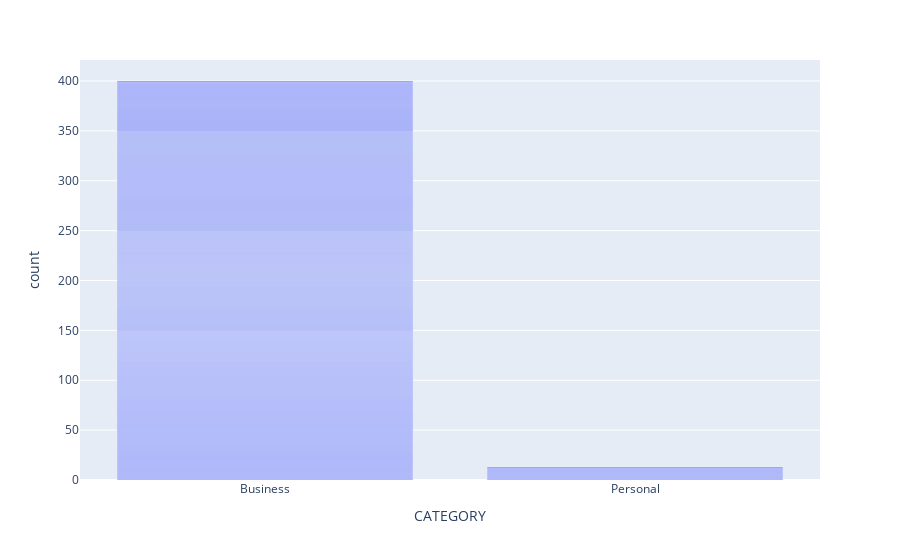

The notebook cell this image was saved under:
### Code cell
px.bar(df['CATEGORY'],x='CATEGORY')

### Figure 1 — Plotly figure (JSON) as saved in the notebook; plotly's stock layout.template omitted (floating-point values rounded to 4 significant figures; data arrays with more than 128 entries replaced by an {"elided": "..."} marker saying what was removed)
{"data": [{"alignmentgroup": "True", "hovertemplate": "CATEGORY=%{x}<br>count=%{y}<extra></extra>", "legendgroup": "", "marker": {"color": "#636efa", "pattern": {"shape": ""}}, "name": "", "offsetgroup": "", "orientation": "v", "showlegend": false, "textposition": "auto", "type": "bar", "x": {"elided": "413 str values"}, "xaxis": "x", "y": {"elided": "413 int values"}, "yaxis": "y"}], "layout": {"barmode": "relative", "legend": {"tracegroupgap": 0}, "margin": {"t": 60}, "xaxis": {"anchor": "y", "domain": [0, 1], "title": {"text": "CATEGORY"}}, "yaxis": {"anchor": "x", "domain": [0, 1], "title": {"text": "count"}}}}
